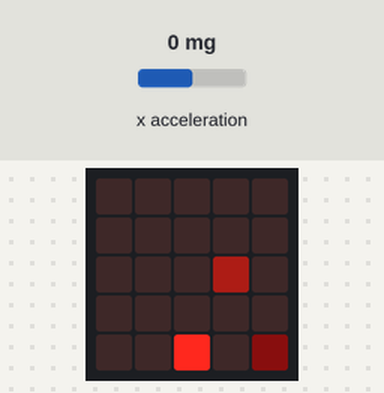
A program run on a simulated BBC micro:bit (MakeCode). Parts: the board's 5×5 LED display. The inputs (shaded band) are chosen by the test bench; at power-on: x acceleration 0 mg. Random numbers come from a fixed seed.

Above: at 1.28 s.
1.3 s: x acceleration set to -181 mg
At 2.87 s:
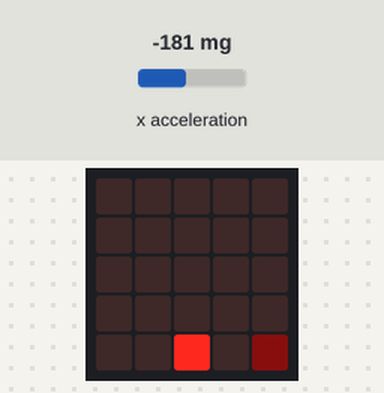
4.2 s: x acceleration set to -215 mg
At 5.86 s:
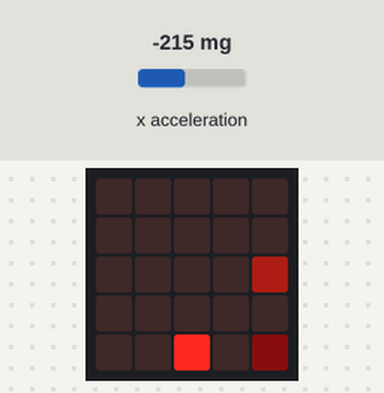
6.3 s: x acceleration set to 0 mg
At 8.08 s:
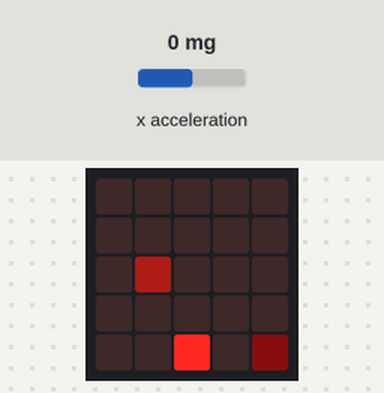

Measured:
- the behaviour switches between -200 and -201 mg on x acceleration (found by bisection; images 1 and 2)

The program:

main.ts
```typescript
let Pacman = game.createSprite(2, 4)
let janaria = game.createSprite(4, 4)
let mamua = game.createSprite(randint(2, 2), randint(2, 2))
mamua.set(LedSpriteProperty.Blink, 100)
mamua.set(LedSpriteProperty.Brightness, 50)
janaria.set(LedSpriteProperty.Brightness, 10)
basic.forever(function () {
    basic.pause(500)
    mamua.ifOnEdgeBounce()
    if (input.acceleration(Dimension.X) < 200) {
        basic.pause(200)
        mamua.move(1)
    }
    if (input.acceleration(Dimension.X) < -200) {
        mamua.move(1)
    }
})
basic.forever(function () {
    basic.pause(400)
})
```

test.ts
```typescript
// aquí va el archivo "tests"; esto no se compilará cuando este paquete se utilice como una extensión.
```
